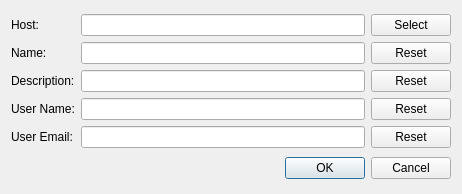
<?xml version="1.0" encoding="UTF-8"?>
<ui version="4.0">
 <class>DialogConnectApi</class>
 <widget class="QDialog" name="DialogConnectApi">
  <property name="geometry">
   <rect>
    <x>0</x>
    <y>0</y>
    <width>462</width>
    <height>194</height>
   </rect>
  </property>
  <property name="windowTitle">
   <string>Dialog</string>
  </property>
  <layout class="QVBoxLayout" name="verticalLayout">
   <item>
    <layout class="QGridLayout" name="gridLayout">
     <item row="0" column="2">
      <widget class="QPushButton" name="btn_reset_host">
       <property name="text">
        <string>Select</string>
       </property>
      </widget>
     </item>
     <item row="3" column="0">
      <widget class="QLabel" name="label_4">
       <property name="text">
        <string>User Name:</string>
       </property>
      </widget>
     </item>
     <item row="2" column="0">
      <widget class="QLabel" name="label_3">
       <property name="text">
        <string>Description:</string>
       </property>
      </widget>
     </item>
     <item row="1" column="2">
      <widget class="QPushButton" name="btn_reset_proj_name">
       <property name="text">
        <string>Reset</string>
       </property>
      </widget>
     </item>
     <item row="0" column="0">
      <widget class="QLabel" name="label">
       <property name="text">
        <string>Host:</string>
       </property>
      </widget>
     </item>
     <item row="2" column="2">
      <widget class="QPushButton" name="btn_reset_proj_descrip">
       <property name="text">
        <string>Reset</string>
       </property>
      </widget>
     </item>
     <item row="3" column="2">
      <widget class="QPushButton" name="btn_reset_user_name">
       <property name="text">
        <string>Reset</string>
       </property>
      </widget>
     </item>
     <item row="1" column="1">
      <widget class="QLineEdit" name="ledit_proj_name"/>
     </item>
     <item row="1" column="0">
      <widget class="QLabel" name="label_2">
       <property name="text">
        <string>Name:</string>
       </property>
      </widget>
     </item>
     <item row="0" column="1">
      <widget class="QLineEdit" name="ledit_path"/>
     </item>
     <item row="3" column="1">
      <widget class="QLineEdit" name="ledit_user_name"/>
     </item>
     <item row="2" column="1">
      <widget class="QLineEdit" name="ledit_descrip"/>
     </item>
     <item row="4" column="0">
      <widget class="QLabel" name="label_5">
       <property name="text">
        <string>User Email:</string>
       </property>
      </widget>
     </item>
     <item row="4" column="1">
      <widget class="QLineEdit" name="ledit_user_email"/>
     </item>
     <item row="4" column="2">
      <widget class="QPushButton" name="btn_reset_user_email">
       <property name="text">
        <string>Reset</string>
       </property>
      </widget>
     </item>
    </layout>
   </item>
   <item>
    <widget class="QDialogButtonBox" name="buttonBox">
     <property name="orientation">
      <enum>Qt::Horizontal</enum>
     </property>
     <property name="standardButtons">
      <set>QDialogButtonBox::Cancel|QDialogButtonBox::Ok</set>
     </property>
    </widget>
   </item>
  </layout>
 </widget>
 <resources/>
 <connections>
  <connection>
   <sender>buttonBox</sender>
   <signal>accepted()</signal>
   <receiver>DialogConnectApi</receiver>
   <slot>accept()</slot>
   <hints>
    <hint type="sourcelabel">
     <x>248</x>
     <y>254</y>
    </hint>
    <hint type="destinationlabel">
     <x>157</x>
     <y>274</y>
    </hint>
   </hints>
  </connection>
  <connection>
   <sender>buttonBox</sender>
   <signal>rejected()</signal>
   <receiver>DialogConnectApi</receiver>
   <slot>reject()</slot>
   <hints>
    <hint type="sourcelabel">
     <x>316</x>
     <y>260</y>
    </hint>
    <hint type="destinationlabel">
     <x>286</x>
     <y>274</y>
    </hint>
   </hints>
  </connection>
 </connections>
</ui>
